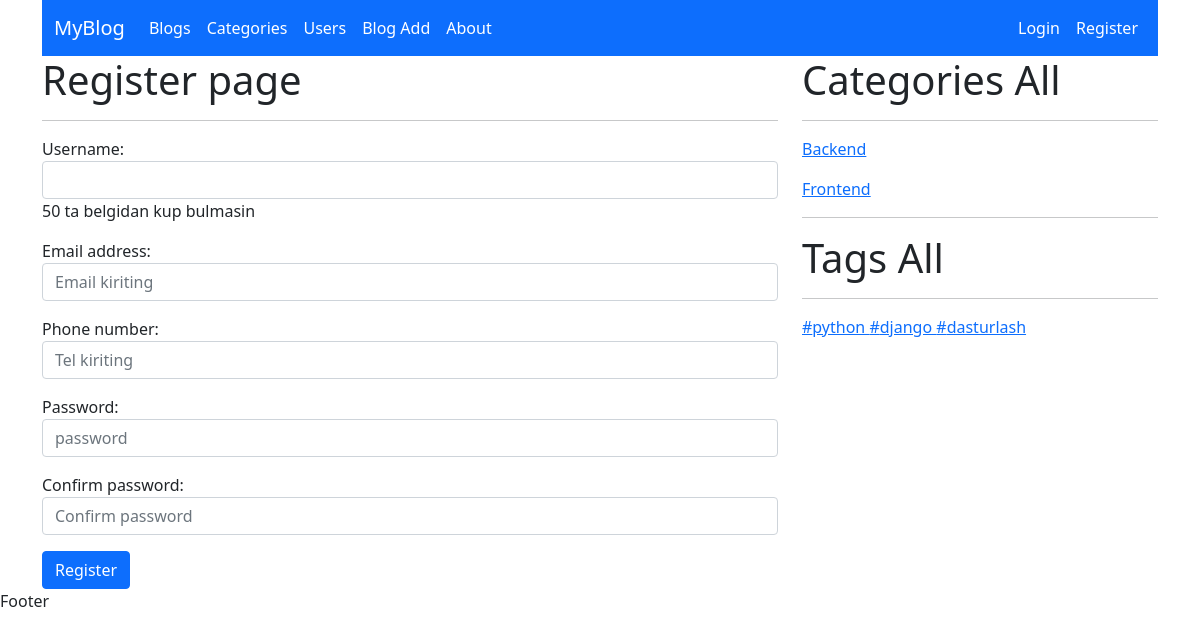
Page /user/register/ on the earlier database version.
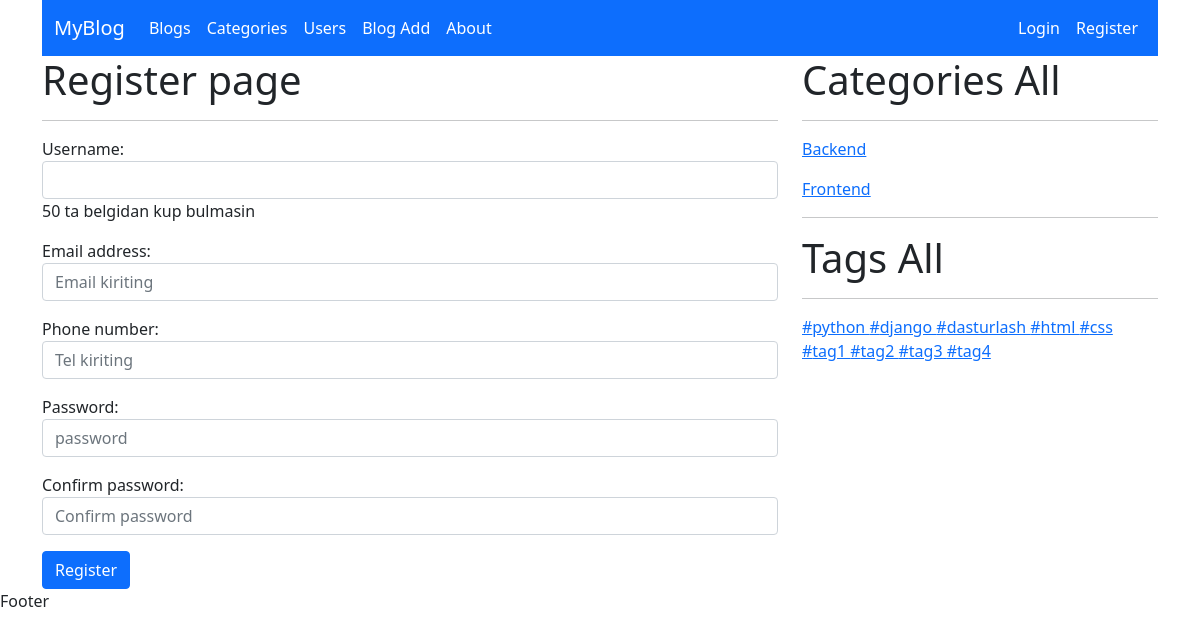
Same page on the later database version.
### blog/models.py (models this page shows, shortened)
class Category(models.Model):
    name = models.CharField(max_length=100)
    slug = models.SlugField(max_length=100, unique=True)
    image = models.ImageField(upload_to='category/')
    description = RichTextField()
    user = models.ManyToManyField(UserProfile)

class Tag(models.Model):
    name = models.CharField(max_length=100)
    slug = models.SlugField(max_length=100, unique=True)

### user/views.py (the view)
# urls.py: path('register/', RegisterView.as_view(), name='register'),
class RegisterView(BasicView, CreateView):
    form_class = RegisterForm
    template_name = 'register.html'
    success_url = reverse_lazy('login')
    def get_context_data(self, **kwargs):
        context = super().get_context_data(**kwargs)
        context['categories'] = self.category()
        context['tags'] = self.tag()
        return context

### user/forms.py
class RegisterForm(UserCreationForm):
    password1 = forms.CharField(
        label="Password",
        widget=forms.PasswordInput(
            attrs={'class': 'form-control', 'type': 'password', 'placeholder': 'password'}),
    )
    password2 = forms.CharField(
        label="Confirm password",
        widget=forms.PasswordInput(
            attrs={'class': 'form-control', 'type': 'password', 'placeholder': 'Confirm password'}),
    )
    class Meta:
        model = UserProfile
        fields = ['username', 'email', 'phone_number', 'password1', 'password2']
        widgets = {
            'username': forms.TextInput(attrs={'name': 'username', 'class': 'form-control'}),
            'email': forms.EmailInput(
                attrs={'name': 'email', 'class': 'form-control', 'placeholder': 'Email kiriting'}),
            'phone_number': forms.TextInput(
                attrs={'class': 'form-control', 'placeholder': 'Tel kiriting'}),
        }

### blog/views.py (called while the page is built)
    def category(self):
        categories = Category.objects.all()
        return categories

    def tag(self):
        tags = Tag.objects.all()
        return tags

### templates/register.html (shortened to what this page needs)
{% extends 'base.html' %}
{% block content %}
    <h1>Register page</h1>
    <hr>
    <form method="post">
        {{ form.as_p }}
        <button type="submit" class="btn btn-primary">Register</button>
    </form>
{% endblock %}

### templates/base.html (shortened to what this page needs)
<!DOCTYPE html>
<html lang="en">
<head>
    {% load static %}
    <link rel="stylesheet" href="{% static 'css/bootstrap.css' %}">
</head>
<body>
<div class="container">
    {% include 'header.html' %}
    <div class="row">
        <div class="col-lg-8">
            {% block content %}
            {% endblock %}
        </div>
        <div class="col-lg-4">
            <h1>Categories All</h1>
            <hr>
            {% for c in categories %}
                <p><a href="{% url 'category_blog' c.slug %}">{{ c.name }}</a></p>
            {% endfor %}
            <hr>
            <h1>Tags All</h1>
            <hr>
            {% for tag in tags %}
                <a href="{% url 'tag_blog' tag.slug %}">#{{ tag.name }} </a>
            {% endfor %}
        </div>
    </div>
</div>
<footer>
    Footer
</footer>
</body>
</html>

Differences in the rows shown:
added Tag: name "html"
added Tag: name "css"
added Tag: name "tag1"
added Tag: name "tag2"
added Tag: name "tag3"
added Tag: name "tag4"
